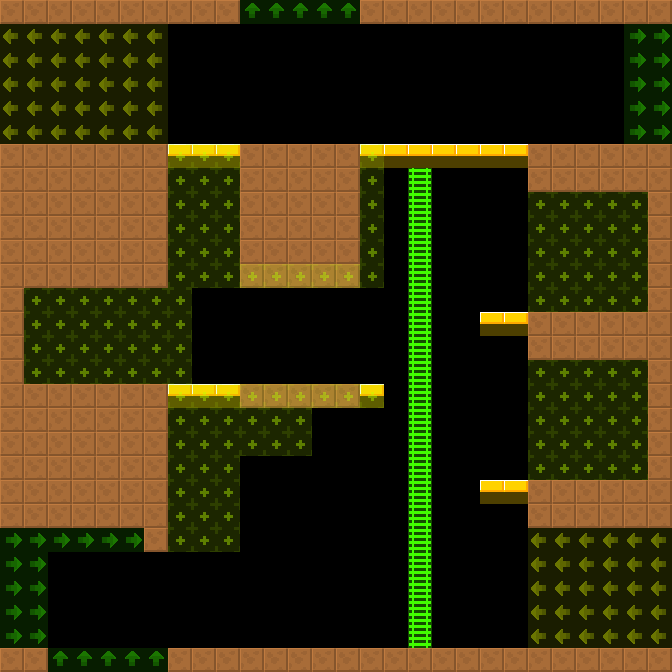

Rendered tile map (Tiled .tmx) drawn with the repository's tilesets; below, a short description and the map source with its tile grids summarised:
An orthogonal 28x28 tile map with 24x24 px tiles, 2 tile layers (col, lnk), 2 tilesets.

<map version="1.4" tiledversion="1.4.2" orientation="orthogonal" renderorder="right-down" width="28" height="28" tilewidth="24" tileheight="24" infinite="0" nextlayerid="4" nextobjectid="8">
 <tileset firstgid="6" source="../../lnk.tsx" />
 <tileset firstgid="1" source="../../col.tsx" />
 <layer id="1" name="col" width="28" height="28">
  <data>[784 cells, 254 non-empty, 3 distinct tile ids]</data>
 </layer>
 <layer id="2" name="lnk" width="28" height="28" opacity="0.5">
  <data>[784 cells, 239 non-empty, 4 distinct tile ids]</data>
 </layer>
 <objectgroup id="3" name="markers" opacity="0.5">
 </objectgroup>
</map>
